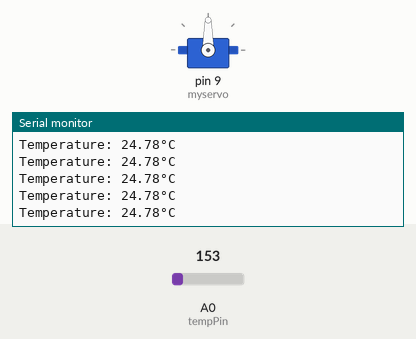
Simulated run of this sketch. Board: Arduino Uno, built with avr-gcc and run on an emulated ATmega328P. On the bench: servo, the last lines printed to the serial monitor. Inputs (shaded band) come from the test bench; at power-on: A0 (tempPin) = 153.

Above: at 1.2 s.
1.3 s: A0 (tempPin) set to 129
At 2.1 s:
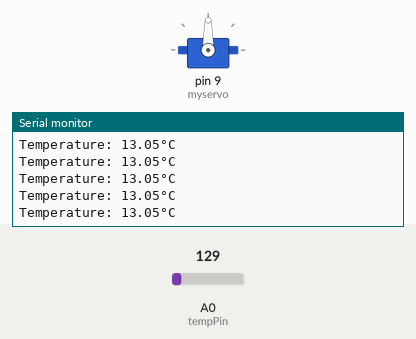
4.3 s: A0 (tempPin) set to 115
At 5.2 s:
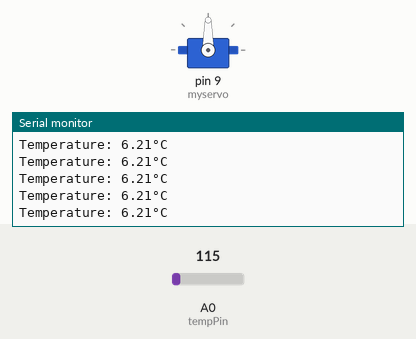
Timing chart, 0 to 7.3 s (numbered marks = the images above; inputs shaded):
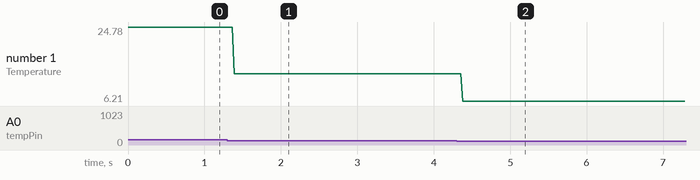

Measured:
- after the input at 1.3 s, the serial monitor: prints a new line after 0.09 s (image 1)
- after the input at 4.3 s, the serial monitor: prints a new line after 0.08 s (image 2)
- plotted number 1: 24.78 → 13.05 after the input at 1.3 s, 13.05 → 6.21 after the input at 4.3 s

The sketch:

swanky_snicket1.ino
```cpp
#include <Servo.h>

Servo myservo;

int tempPin = A0;
int tempValue;

void setup() {
  myservo.attach(9);
  Serial.begin(9600);
}

void loop() {
  tempValue = analogRead(tempPin);
  float voltage = tempValue * 5.0 / 1023.0;
  float temperature = (voltage - 0.5) * 100;

  Serial.print("Temperature: ");
  Serial.print(temperature);
  Serial.println("°C");

  if (temperature == 30) {
    myservo.write(90);
    delay(1000); // Wait for 1 second before turning off the motor
    myservo.write(0); // Turn off the motor
    while(1); // Stop the program from running any further
  }
}
```
